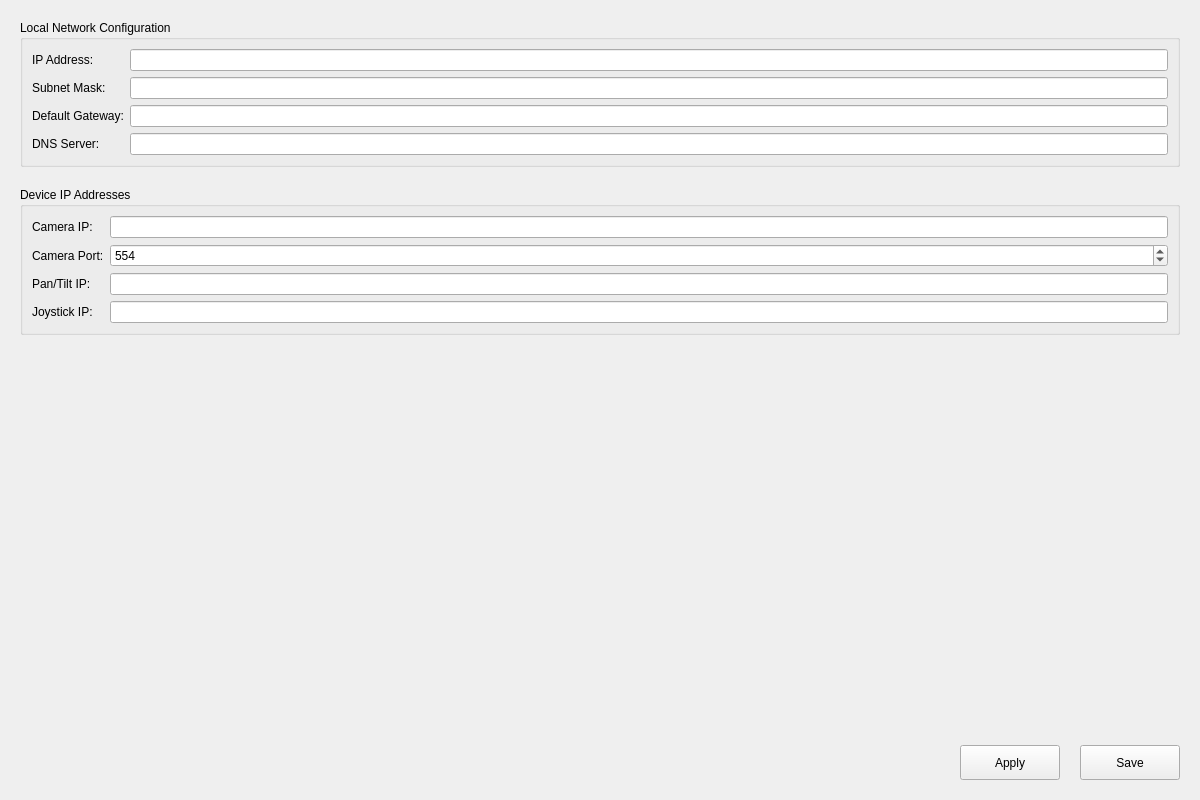
<?xml version="1.0" encoding="UTF-8"?>
<ui version="4.0">
 <class>IpConfigView</class>
 <widget class="QWidget" name="IpConfigView">
  <property name="geometry">
   <rect>
    <x>0</x>
    <y>0</y>
    <width>1200</width>
    <height>800</height>
   </rect>
  </property>
  <property name="windowTitle">
   <string>IP Configuration</string>
  </property>
  <layout class="QVBoxLayout" name="verticalLayout">
   <property name="spacing">
    <number>20</number>
   </property>
   <property name="leftMargin">
    <number>20</number>
   </property>
   <property name="topMargin">
    <number>20</number>
   </property>
   <property name="rightMargin">
    <number>20</number>
   </property>
   <property name="bottomMargin">
    <number>20</number>
   </property>
   <item>
    <widget class="QGroupBox" name="groupLocalNetwork">
     <property name="title">
      <string>Local Network Configuration</string>
     </property>
     <layout class="QFormLayout" name="formLocalNetwork">
      <item row="0" column="0">
       <widget class="QLabel" name="lblLocalIp">
        <property name="text">
         <string>IP Address:</string>
        </property>
       </widget>
      </item>
      <item row="0" column="1">
       <widget class="QLineEdit" name="editLocalIp"/>
      </item>
      <item row="1" column="0">
       <widget class="QLabel" name="lblSubnetMask">
        <property name="text">
         <string>Subnet Mask:</string>
        </property>
       </widget>
      </item>
      <item row="1" column="1">
       <widget class="QLineEdit" name="editSubnetMask"/>
      </item>
      <item row="2" column="0">
       <widget class="QLabel" name="lblGateway">
        <property name="text">
         <string>Default Gateway:</string>
        </property>
       </widget>
      </item>
      <item row="2" column="1">
       <widget class="QLineEdit" name="editGateway"/>
      </item>
      <item row="3" column="0">
       <widget class="QLabel" name="lblDns">
        <property name="text">
         <string>DNS Server:</string>
        </property>
       </widget>
      </item>
      <item row="3" column="1">
       <widget class="QLineEdit" name="editDns"/>
      </item>
     </layout>
    </widget>
   </item>
   <item>
    <widget class="QGroupBox" name="groupDevices">
     <property name="title">
      <string>Device IP Addresses</string>
     </property>
     <layout class="QFormLayout" name="formDevices">
      <item row="0" column="0">
       <widget class="QLabel" name="lblCameraIp">
        <property name="text">
         <string>Camera IP:</string>
        </property>
       </widget>
      </item>
      <item row="0" column="1">
       <widget class="QLineEdit" name="editCameraIp"/>
      </item>
      <item row="1" column="0">
       <widget class="QLabel" name="lblCameraPort">
        <property name="text">
         <string>Camera Port:</string>
        </property>
       </widget>
      </item>
      <item row="1" column="1">
       <widget class="QSpinBox" name="spinCameraPort">
        <property name="minimum">
         <number>1</number>
        </property>
        <property name="maximum">
         <number>65535</number>
        </property>
        <property name="value">
         <number>554</number>
        </property>
       </widget>
      </item>
      <item row="2" column="0">
       <widget class="QLabel" name="lblPanTiltIp">
        <property name="text">
         <string>Pan/Tilt IP:</string>
        </property>
       </widget>
      </item>
      <item row="2" column="1">
       <widget class="QLineEdit" name="editPanTiltIp"/>
      </item>
      <item row="3" column="0">
       <widget class="QLabel" name="lblJoystickIp">
        <property name="text">
         <string>Joystick IP:</string>
        </property>
       </widget>
      </item>
      <item row="3" column="1">
       <widget class="QLineEdit" name="editJoystickIp"/>
      </item>
     </layout>
    </widget>
   </item>
   <item>
    <spacer name="verticalSpacer">
     <property name="orientation">
      <enum>Qt::Vertical</enum>
     </property>
     <property name="sizeHint" stdset="0">
      <size>
       <width>20</width>
       <height>40</height>
      </size>
     </property>
    </spacer>
   </item>
   <item>
    <layout class="QHBoxLayout" name="buttonLayout">
     <item>
      <spacer name="horizontalSpacer">
       <property name="orientation">
        <enum>Qt::Horizontal</enum>
       </property>
       <property name="sizeHint" stdset="0">
        <size>
         <width>40</width>
         <height>20</height>
        </size>
       </property>
      </spacer>
     </item>
     <item>
      <widget class="QPushButton" name="btnApply">
       <property name="text">
        <string>Apply</string>
       </property>
       <property name="minimumSize">
        <size>
         <width>100</width>
         <height>35</height>
        </size>
       </property>
      </widget>
     </item>
     <item>
      <widget class="QPushButton" name="btnSave">
       <property name="text">
        <string>Save</string>
       </property>
       <property name="minimumSize">
        <size>
         <width>100</width>
         <height>35</height>
        </size>
       </property>
      </widget>
     </item>
    </layout>
   </item>
  </layout>
 </widget>
 <resources/>
 <connections/>
</ui>
